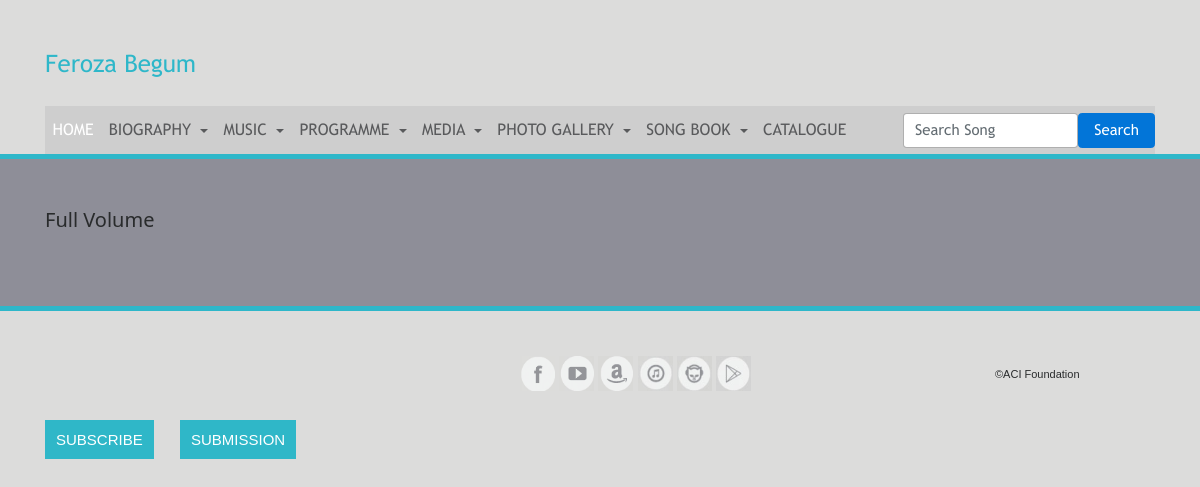
Before: /scripts/FullVolume with the older database file.
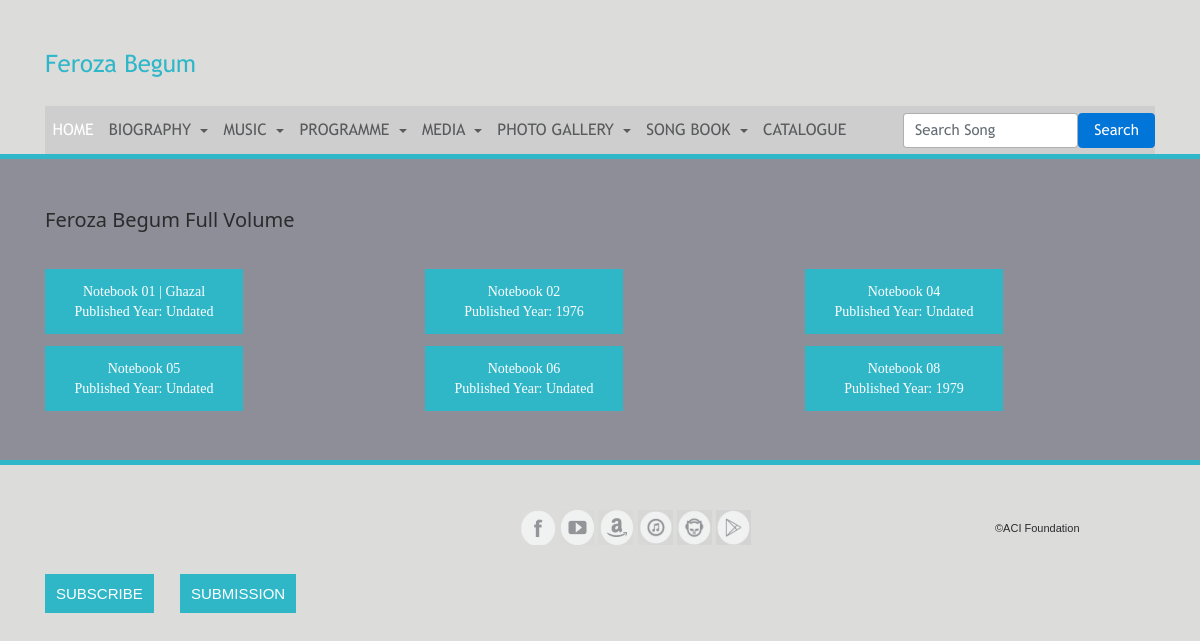
After: the same page with the newer database file.
### tables this page shows
CREATE TABLE `ferozatable` (
  `Header` varchar(8) DEFAULT NULL,
  `Category` varchar(19) DEFAULT NULL,
  `SubCategory` varchar(20) DEFAULT NULL,
  `Year` varchar(7) DEFAULT NULL,
  `Album01` varchar(17) DEFAULT NULL,
  `Album02` varchar(17) DEFAULT NULL,
  `Album03` varchar(17) DEFAULT NULL,
  `Album04` varchar(17) DEFAULT NULL,
  `Album05` varchar(17) DEFAULT NULL,
  `Album06` varchar(16) DEFAULT NULL,
  `Album07` varchar(17) DEFAULT NULL,
  `Album08` varchar(15) DEFAULT NULL,
  `Album09` varchar(15) DEFAULT NULL,
  `Album10` varchar(16) DEFAULT NULL,
  `Album11` varchar(16) DEFAULT NULL,
  `Album12` varchar(10) DEFAULT NULL,
  `Album13` varchar(10) DEFAULT NULL,
  `Album14` varchar(10) DEFAULT NULL,
  `Album15` varchar(10) DEFAULT NULL,
  `Album16` varchar(10) DEFAULT NULL,
  `Album17` varchar(10) DEFAULT NULL,
  `Album18` varchar(10) DEFAULT NULL,
  `Album19` varchar(10) DEFAULT NULL,
  `Album20` varchar(10) DEFAULT NULL,
  `Ref. Code 01 [Narration]` varchar(15) DEFAULT NULL,
  `Notebook01` varchar(10) DEFAULT NULL,
  `Notebook02` varchar(10) DEFAULT NULL,
  `Notebook03` varchar(10) DEFAULT NULL,
  `Notebook04` varchar(10) DEFAULT NULL,
  `Notebook05` varchar(10) DEFAULT NULL,
  `Notebook06` varchar(10) DEFAULT NULL,
  `Notebook07` varchar(10) DEFAULT NULL,
  `Notebook08` varchar(10) DEFAULT NULL,
  `Notebook09` varchar(10) DEFAULT NULL,
  `Notebook10` varchar(11) DEFAULT NULL,
  `Remarks` varchar(67) DEFAULT NULL,
  `SongTitle` varchar(43) DEFAULT NULL,
  `ReleaseYearSong` varchar(4) DEFAULT NULL,
  `ReleaseYearAlbum` varchar(7) DEFAULT NULL,
  `AlbumTitle` varchar(76) DEFAULT NULL,
  `Album Code` varchar(35) DEFAULT NULL,
  `RecordTitleSpecifications` varchar(64) DEFAULT NULL,
  `AlbumFormat` varchar(14) DEFAULT NULL,
  `Volume` varchar(15) DEFAULT NULL,
  `Album No` varchar(2) DEFAULT NULL,
  `LiveLink` varchar(29) DEFAULT NULL,
  `Genre` varchar(19) DEFAULT NULL,
  `VocalArtist` varchar(31) DEFAULT NULL,
  `Lyricist` varchar(21) DEFAULT NULL,
  `MusicComposer` varchar(33) DEFAULT NULL,
  `MusicDirector` varchar(21) DEFAULT NULL,
  `MusicArranger` varchar(15) DEFAULT NULL,
  `SoundRecordist` varchar(15) DEFAULT NULL,
  `RecordingStudio` varchar(32) DEFAULT NULL,
  `Producer` varchar(55) DEFAULT NULL,
  `RecordLabel` varchar(58) DEFAULT NULL,
  `Copyright` varchar(72) DEFAULT NULL,
  `Licensor` varchar(36) DEFAULT NULL,
  `ReleasingLabel01/Marketing` varchar(55) DEFAULT NULL,
  `ReleasingLabel02/Marketing` varchar(10) DEFAULT NULL,
  `CoverDesign` varchar(14) DEFAULT NULL,
  `CoverPhoto` varchar(14) DEFAULT NULL,
  `NoteBookNo` varchar(2) DEFAULT NULL,
  `YearC` varchar(7) DEFAULT NULL,
  `Album01C` varchar(17) DEFAULT NULL,
  `Album02C` varchar(17) DEFAULT NULL,
  `Album03C` varchar(17) DEFAULT NULL,
  `Album04C` varchar(17) DEFAULT NULL,
  `Album05C` varchar(17) DEFAULT NULL,
  `Album06C` varchar(16) DEFAULT NULL,
  `Album07C` varchar(17) DEFAULT NULL,
  `Album08C` varchar(15) DEFAULT NULL,
  `Album09C` varchar(13) DEFAULT NULL,
  `Album10C` varchar(16) DEFAULT NULL,
  `Album11C` varchar(12) DEFAULT NULL,
  `Album12C` varchar(10) DEFAULT NULL,
  `Album13C` varchar(10) DEFAULT NULL,
  `Album14C` varchar(10) DEFAULT NULL,
  `Album15C` varchar(10) DEFAULT NULL,
  `Album16C` varchar(10) DEFAULT NULL,
  `Album17C` varchar(10) DEFAULT NULL,
  `Album18C` varchar(10) DEFAULT NULL,
  `Album19C` varchar(10) DEFAULT NULL,
  `Album20C` varchar(10) DEFAULT NULL,
  `Notebook02C` varchar(10) DEFAULT NULL,
  `Notebook03C` varchar(10) DEFAULT NULL,
  `Notebook04C` varchar(6) DEFAULT NULL,
  `Notebook05C` varchar(10) DEFAULT NULL,
  `Notebook06C` varchar(10) DEFAULT NULL,
  `Notebook07C` varchar(10) DEFAULT NULL,
  `Notebook08C` varchar(10) DEFAULT NULL,
  `Notebook09C` varchar(10) DEFAULT NULL,
  `Notebook10C` varchar(10) DEFAULT NULL,
  `Handwriting` varchar(15) DEFAULT NULL,
  `VolumeC` varchar(20) DEFAULT NULL,
  `NazrulSangeetLyrics` varchar(57) DEFAULT NULL,
  `NazrulSangeetLyricsStuffNotation` varchar(45) DEFAULT NULL,
  `RabindraSangeetLyrics` varchar(50) DEFAULT NULL,
  `RabindraSangeetLyricsStaffNotation` varchar(10) DEFAULT NULL,
  `ModernBengaliSongLyrics` varchar(46) DEFAULT NULL,
  `ModernBengaliLyricsStuffNotation` varchar(30) DEFAULT NULL,
  `FerozaBegumSong` varchar(51) DEFAULT NULL,
  `GeetGhazalBhajanLyrics` varchar(51) DEFAULT NULL,
  `GeetGhazalBhajanLyricsStaffNotation` varchar(45) DEFAULT NULL,
  `OtherLyrics` varchar(50) DEFAULT NULL,
  `OtherLyricsStuffNotation` varchar(44) DEFAULT NULL,
  ` Script` varchar(50) DEFAULT NULL,
  `Others` varchar(33) DEFAULT NULL,
  `Letter` varchar(52) DEFAULT NULL,
  `ID` int(11) NOT NULL
);

### application/controllers/Scripts.php (called while the page is built, shortened)
<?php
class Scripts extends CI_Controller {
    public function __construct() {
        $this->load->database();
        $this->load->helper('url');
        $this->load->model('NazrulSong_M');
        $this->load->model('RabindraSong_M');
        $this->load->model('ModernBengaliSong_M');
        $this->load->model('GeetGhazalBhajanSong_M');
        $this->load->model('OthersSong_M');
        $this->load->model('FullVolume_M');
    }
    public function FullVolume(){
        $data = array();
        $data['page'] = 'Full Volume';
        $data['page_title'] = 'Full Volume';
        $data['FullVolume'] = $this->FullVolume_M->getFullVolume();
        $data['menubar'] = $this->load->view('inc/menubar', $data, TRUE);
        $data['main_content'] = $this->load->view('scripts/FullVolume', $data, TRUE);
        $this->load->view('index', $data);
    }
}

### index.php (called while the page is built, shortened)
<?php
require_once BASEPATH.'core/CodeIgniter.php';

### application/models/FullVolume_M.php (called while the page is built, shortened)
<?php
class FullVolume_M extends CI_Model {
    function getFullVolume() {
        $sql = "SELECT ID,Year,Album01,Category,SubCategory  FROM `ferozatable` where Header='Songbook' and Category='Feroza Begum' and SubCategory LIKE '%Notebook%'";
        $query =  $this->db->query($sql);
        return $query->result();
    }
}

### application/views/scripts/FullVolume.php (the view, shortened to what this page needs)
<div class="col-md-12 line"></div>
<div class="container-fluid" style="background-color: #8e8e98">
    <div class="container">
        <div class="row">
            <div class="programmeheader col-md-12">
                <h4><?php echo $FullVolume[0]->Category?> Full Volume</h4>
            </div>
        </div>
    </div>
    <div class = "container">
        <div class = "row">
             <?php $i=0;
            while($i<sizeof($FullVolume)){
                echo '<div class = "col-md-4">'
                       . '<a target="_blank" href="'
                       .base_url()
                       .'asset/img/NB/'
                       .$FullVolume[$i]->Album01
                       .'.pdf" data-fancybox data-caption="My caption">'
                        .'<button  class="btn catbtn2" type="submit" />'
                       .$FullVolume[$i]->SubCategory.'<br>'.'Published Year: '.$FullVolume[$i]->Year
                       .'</button>'
                       .'</a>'
                       .'</div>';
                $i++;
            ?>
         <?php }?>
        </div>
        <br><br>
        </div>
    </div>
<div class="col-md-12 line"></div>
<div class="row">
    <div class="col-md-12">&nbsp;</div>
</div>

### application/views/inc/menubar.php (shortened to what this page needs)
<div class="container">
    <h3 class="text-muted">Feroza Begum</h3>
    <nav class="navbar navbar-toggleable-md navbar-inverse bg-inverse">
        <div class="collapse navbar-collapse" id="navbarNavDropdown">
            <ul class="navbar-nav mr-auto">
                <li class="nav-item active">
                    <a class="nav-link" href="<?php echo base_url(); ?>">HOME <span class="sr-only">(current)</span></a>
                </li>
                <li class="nav-item dropdown">
                    <a class="nav-link dropdown-toggle" href="<?php echo base_url('biography'); ?>" id="navbarDropdownMenuLink" data-toggle="dropdown" aria-haspopup="true" aria-expanded="false">
                        BIOGRAPHY
                    </a>
                </li>
                <li class="nav-item dropdown">
                    <a class="nav-link dropdown-toggle" href="<?php echo base_url('music'); ?>" id="navbarDropdownMenuLink" data-toggle="dropdown" aria-haspopup="true" aria-expanded="false">
                        MUSIC
                    </a>
                </li>
                <li class="nav-item dropdown">
                    <a class="nav-link dropdown-toggle" href="<?php echo base_url('programme'); ?>" id="navbarDropdownMenuLink" data-toggle="dropdown" aria-haspopup="true" aria-expanded="false">
                        PROGRAMME
                    </a>
                </li>
                <li class="nav-item dropdown">
                    <a class="nav-link dropdown-toggle" href="" id="navbarDropdownMenuLink" data-toggle="dropdown" aria-haspopup="true" aria-expanded="false">
                        MEDIA
                    </a>
                </li>
                <li class="nav-item dropdown">
                    <a class="nav-link dropdown-toggle" href="<?php echo base_url('photogallery') ?>" id="navbarDropdownMenuLink" data-toggle="dropdown" aria-haspopup="true" aria-expanded="false">
                        PHOTO&nbsp;GALLERY
                    </a>
                </li>
                <li class="nav-item dropdown">
                    <a class="nav-link dropdown-toggle" href="<?php echo base_url('scripts') ?>" id="navbarDropdownMenuLink" data-toggle="dropdown" aria-haspopup="true" aria-expanded="false">
                        SONG BOOK
                    </a>
                </li>
                <li class="nav-item ">
                    <a class="nav-link " href="<?php echo base_url('catalogue') ?>" id="navbarDropdownMenuLink"  aria-expanded="false">
                        CATALOGUE
                    </a>
                </li>
            </ul>
            <form class="form-inline" action="<?php echo base_url('Search'); ?>" method="post" enctype="multipart/form-data">
                <input type="text" class="form-control" placeholder="Search Song" name="searchSong" id="searchSong">
                <button class="btn btn-primary" type="submit">Search</button>
            </form>
        </div>
    </nav>
</div>

### application/views/inc/header.php (shortened to what this page needs)
<!DOCTYPE html>
<html lang="en"><head>
        <link href="<?php echo base_url();?>asset/css/bootstrap.css" rel="stylesheet">
        <link href="<?php echo base_url();?>asset/css/navbar.css" rel="stylesheet">
        <link href="<?php echo base_url();?>asset/css/navbar_1.css" rel="stylesheet">
        <link href="<?php echo base_url();?>asset/css/custom.css" rel="stylesheet">
        <link href="<?php echo base_url();?>asset/css/media.css" rel="stylesheet">
        <link href="<?php echo base_url();?>asset/css/w3.css" rel="stylesheet">

### application/views/index.php
<?php include('inc/header.php'); ?>
<?php echo $menubar; ?>
<?php echo $main_content; ?>
 <?php include('inc/footer.php'); ?>

### application/views/inc/footer.php (shortened to what this page needs)
<div class="container">
    <div class="row">
        <div class="col-md-12">&nbsp;</div>
    </div>
    <div class="row">
        <div class="col-md-5">&nbsp;</div>
        <div class="col-md-5">
            <img src="<?php echo base_url(); ?>asset/img/f.jpg" class="img-responsive f_footerImgF" alt="Facebook">
            <img src="<?php echo base_url(); ?>asset/img/s.jpg" class="img-responsive f_footerImg" alt="s">
            <img src="<?php echo base_url(); ?>asset/img/a.jpg" class="img-responsive f_footerImg" alt="a">
            <img src="<?php echo base_url(); ?>asset/img/t.jpg" class="img-responsive f_footerImg" alt="t">
            <img src="<?php echo base_url(); ?>asset/img/l.jpg" class="img-responsive f_footerImg" alt="l">
            <img src="<?php echo base_url(); ?>asset/img/p.jpg" class="img-responsive f_footerImg" alt="p">
        </div>
        <div class="col-md-2">
            <p style="padding-top: 10px; font-size: 11px;">©ACI Foundation</p>
        </div>
    </div>
    <div class="col-md-5">&nbsp;</div>
</div>
<div class="container">
    <div class="row">
        <div class="col-5 col-md-1 f_margin_right_10">
            <div class="dropup" >
                <button class="btn btn-custom2" type="button" id="about-us" data-target="#myModalSubscribe"  data-toggle="modal" data-node="1">
                    SUBSCRIBE
                </button>
            </div>
        </div>
        <div class="col-5 col-md-2">
            <div class="dropup">
                <a href="<?php echo base_url('upload'); ?>">
                    <button class="btn btn-custom2" type="submit"  >
                        SUBMISSION
                    </button>
                </a>
            </div>
        </div>
    </div>
</div>
</body>
</html>

### asset/css/navbar.css (style rules this page uses)
.navbar { margin-bottom: 20px; }

### asset/css/navbar_1.css (style rules this page uses)
.f_footerImgF { width: 35px; height: 35px; }

### asset/css/custom.css (style rules this page uses)
.text-muted { margin-top:50px; margin-bottom:20px; font-family: TrebuchetFont; color:#2eb7c9 !important; }
.line { margin-top: 0px !important; border-bottom:solid 5px; border-bottom-color: #2eb7c9; }
.navbar { font-family: TrebuchetFont; margin-top: 30px !important; margin-bottom: 0px !important; padding: 0px !important; }
.bg-inverse { background-color: #cecece !important; }
.navbar-inverse .navbar-nav .nav-link { color: #595a5c; }
img { max-width: 100%; height: auto; }
.f_footerImg { width: 35px; height: 35px; }
.btn-custom2 { color: #fff; background-color: #2fb7c8; border-color: #2fb7c8; border-radius: 0rem; padding: 8px 10px; line-height: 1.40; }
.nav-item a { font-family: TrebuchetFont; font-size: 16px; line-height:2; }
.programmeheader { margin-top:40px; margin-bottom: 20px; }
.catbtn2 { color: #fff; background-color: #2fb7c8; border-color: #2fb7c8; border-radius: 0rem; padding: 8px 10px; line-height: 1.40; margin-top:8px; margin-bottom:4px; font-family:Myriad Pro; font-size:14px; width:198px; height:65px; }

### asset/css/media.css (style rules this page uses)
@media (min-width: 1200px) { .f_margin_right_10 { margin-right: 40px; } }

### asset/css/w3.css (style rules this page uses)
*,*:before,*:after { box-sizing:inherit }
html { -ms-text-size-adjust:100%;-webkit-text-size-adjust:100% }
article,aside,details,figcaption,figure,footer,header,main,menu,nav,section,summary { display:block }
a { background-color:transparent;-webkit-text-decoration-skip:objects }
img { border-style:none }
button,input,select,textarea { font:inherit;margin:0 }
button,input { overflow:visible }
button,select { text-transform:none }
button,html [type=button],[type=reset],[type=submit] { -webkit-appearance:button }
html,body { font-family:Verdana,sans-serif;font-size:15px;line-height:1.5 }
html { overflow-x:hidden }
h3 { font-size:24px }
h4 { font-size:20px }
h1,h2,h3,h4,h5,h6 { font-family:"Segoe UI",Arial,sans-serif;font-weight:400;margin:10px 0 }
img { vertical-align:middle }
a { color:inherit }

Changed rows visible on the page:
now on this page (row edited): ferozatable: Category "Feroza Begum", SubCategory "Notebook 01 | Ghazal", Year "Undated"
now on this page (row edited): ferozatable: SubCategory "Notebook 02", Year "1976"
now on this page (row edited): ferozatable: SubCategory "Notebook 04", Year "Undated"
now on this page (row edited): ferozatable: SubCategory "Notebook 05", Year "Undated"
now on this page (row edited): ferozatable: SubCategory "Notebook 06", Year "Undated"
now on this page (row edited): ferozatable: SubCategory "Notebook 08", Year "1979"
